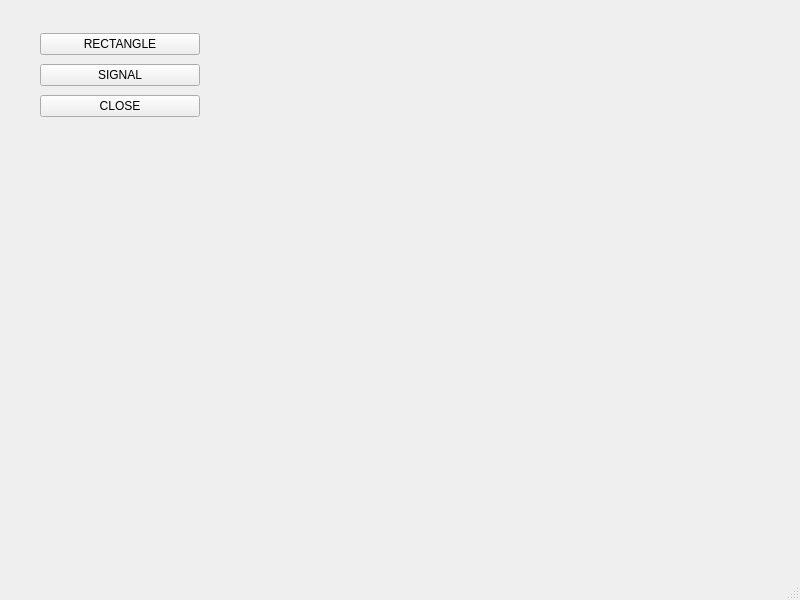
<?xml version="1.0" encoding="UTF-8"?>
<ui version="4.0">
 <class>MainWindow</class>
 <widget class="QMainWindow" name="MainWindow">
  <property name="geometry">
   <rect>
    <x>0</x>
    <y>0</y>
    <width>800</width>
    <height>600</height>
   </rect>
  </property>
  <property name="windowTitle">
   <string>MainWindow</string>
  </property>
  <widget class="QWidget" name="centralwidget">
   <widget class="QWidget" name="verticalLayoutWidget">
    <property name="geometry">
     <rect>
      <x>40</x>
      <y>30</y>
      <width>160</width>
      <height>92</height>
     </rect>
    </property>
    <layout class="QVBoxLayout" name="verticalLayout">
     <item>
      <widget class="QPushButton" name="pushButton_2">
       <property name="text">
        <string>RECTANGLE</string>
       </property>
      </widget>
     </item>
     <item>
      <widget class="QPushButton" name="pushButton">
       <property name="text">
        <string>SIGNAL</string>
       </property>
      </widget>
     </item>
     <item>
      <widget class="QPushButton" name="pushButton_3">
       <property name="text">
        <string>CLOSE</string>
       </property>
      </widget>
     </item>
    </layout>
   </widget>
  </widget>
  <widget class="QMenuBar" name="menubar">
   <property name="geometry">
    <rect>
     <x>0</x>
     <y>0</y>
     <width>800</width>
     <height>23</height>
    </rect>
   </property>
  </widget>
  <widget class="QStatusBar" name="statusbar"/>
 </widget>
 <resources/>
 <connections/>
</ui>
